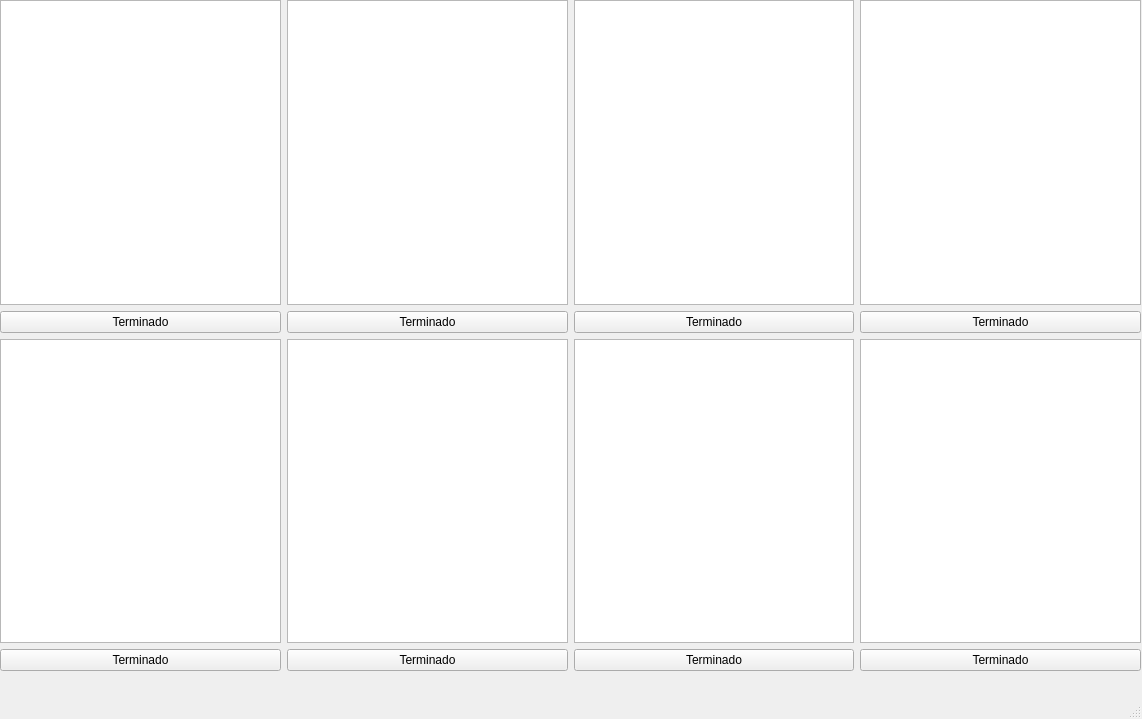
<?xml version="1.0" encoding="UTF-8"?>
<ui version="4.0">
 <class>cocinawindow</class>
 <widget class="QMainWindow" name="cocinawindow">
  <property name="geometry">
   <rect>
    <x>0</x>
    <y>0</y>
    <width>1142</width>
    <height>719</height>
   </rect>
  </property>
  <property name="windowTitle">
   <string>MainWindow</string>
  </property>
  <widget class="QWidget" name="centralwidget">
   <widget class="QWidget" name="gridLayoutWidget">
    <property name="geometry">
     <rect>
      <x>0</x>
      <y>0</y>
      <width>1141</width>
      <height>671</height>
     </rect>
    </property>
    <layout class="QGridLayout" name="gridLayout">
     <item row="0" column="1">
      <widget class="QListWidget" name="Comanda_2"/>
     </item>
     <item row="1" column="2">
      <widget class="QPushButton" name="pushButton_3">
       <property name="text">
        <string>Terminado</string>
       </property>
      </widget>
     </item>
     <item row="2" column="2">
      <widget class="QListWidget" name="Comanda_7"/>
     </item>
     <item row="0" column="2">
      <widget class="QListWidget" name="Comanda_3"/>
     </item>
     <item row="1" column="1">
      <widget class="QPushButton" name="pushButton_2">
       <property name="text">
        <string>Terminado</string>
       </property>
      </widget>
     </item>
     <item row="1" column="0">
      <widget class="QPushButton" name="pushButton_1">
       <property name="text">
        <string>Terminado</string>
       </property>
      </widget>
     </item>
     <item row="0" column="0">
      <widget class="QListWidget" name="Comanda1"/>
     </item>
     <item row="1" column="3">
      <widget class="QPushButton" name="pushButton_4">
       <property name="text">
        <string>Terminado</string>
       </property>
      </widget>
     </item>
     <item row="2" column="0">
      <widget class="QListWidget" name="Comanda_5"/>
     </item>
     <item row="2" column="1">
      <widget class="QListWidget" name="Comanda_6"/>
     </item>
     <item row="2" column="3">
      <widget class="QListWidget" name="Comanda_8"/>
     </item>
     <item row="0" column="3">
      <widget class="QListWidget" name="Comanda_4"/>
     </item>
     <item row="4" column="3">
      <widget class="QPushButton" name="pushButton_8">
       <property name="text">
        <string>Terminado</string>
       </property>
      </widget>
     </item>
     <item row="4" column="0">
      <widget class="QPushButton" name="pushButton_5">
       <property name="text">
        <string>Terminado</string>
       </property>
      </widget>
     </item>
     <item row="4" column="2">
      <widget class="QPushButton" name="pushButton_7">
       <property name="text">
        <string>Terminado</string>
       </property>
      </widget>
     </item>
     <item row="4" column="1">
      <widget class="QPushButton" name="pushButton_6">
       <property name="text">
        <string>Terminado</string>
       </property>
      </widget>
     </item>
    </layout>
   </widget>
  </widget>
  <widget class="QMenuBar" name="menubar">
   <property name="geometry">
    <rect>
     <x>0</x>
     <y>0</y>
     <width>1142</width>
     <height>22</height>
    </rect>
   </property>
  </widget>
  <widget class="QStatusBar" name="statusbar"/>
 </widget>
 <resources/>
 <connections/>
</ui>
